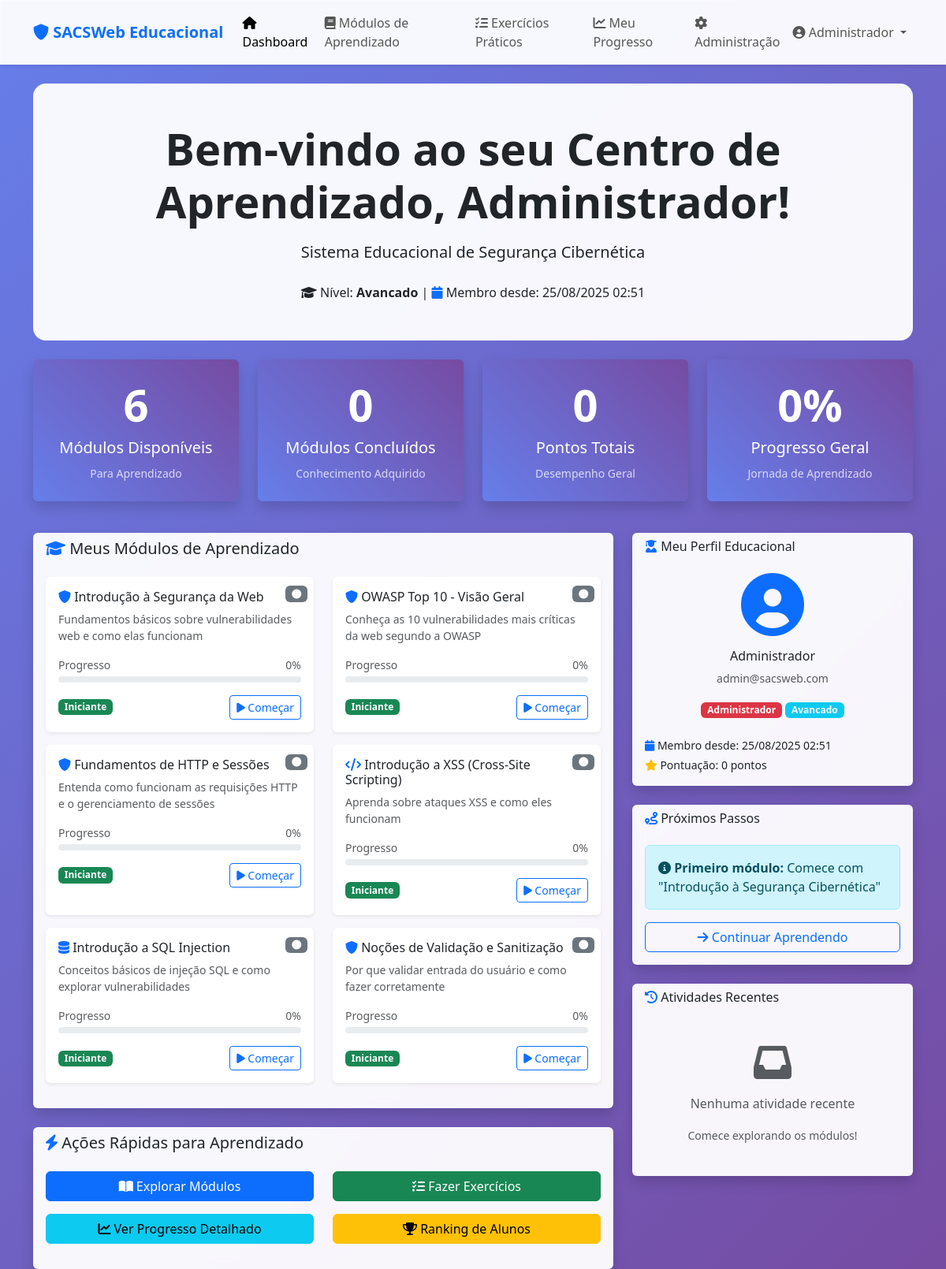
Screenshot of /website/dashboard.php (signed in) with the database file from the repository.
### tables this page shows
CREATE TABLE `usuarios` (
  `id` int(11) NOT NULL AUTO_INCREMENT,
  `nome` varchar(100) NOT NULL,
  `email` varchar(100) NOT NULL,
  `username` varchar(50) NOT NULL,
  `senha_hash` varchar(255) NOT NULL,
  `tipo_usuario` enum('admin','professor','aluno') NOT NULL DEFAULT 'aluno',
  `nivel_conhecimento` enum('iniciante','intermediario','avancado') DEFAULT 'iniciante',
  `data_cadastro` timestamp NOT NULL DEFAULT CURRENT_TIMESTAMP,
  `ultimo_acesso` timestamp NULL DEFAULT NULL,
  `ativo` tinyint(1) NOT NULL DEFAULT 1,
  PRIMARY KEY (`id`),
  UNIQUE KEY `uk_usuarios_email` (`email`),
  UNIQUE KEY `uk_usuarios_username` (`username`)
);

CREATE TABLE `modulos` (
  `id` int(11) NOT NULL AUTO_INCREMENT,
  `titulo` varchar(200) NOT NULL,
  `descricao` text NOT NULL,
  `nivel` enum('iniciante','intermediario','avancado') NOT NULL DEFAULT 'iniciante',
  `tipo_ataque` varchar(100) NOT NULL,
  `conteudo_teorico` longtext NOT NULL,
  `exemplo_pratico` longtext,
  `demonstracao_codigo` longtext,
  `linguagem_codigo` varchar(50) DEFAULT 'php',
  `tempo_estimado` int(11) DEFAULT 30,
  `pontos_maximos` int(11) DEFAULT 100,
  `ordem` int(11) NOT NULL DEFAULT 0,
  `ativo` tinyint(1) NOT NULL DEFAULT 1,
  `data_criacao` timestamp NOT NULL DEFAULT CURRENT_TIMESTAMP,
  PRIMARY KEY (`id`),
  KEY `idx_modulos_ordem` (`ordem`),
  KEY `idx_modulos_ativo` (`ativo`)
);

### website/dashboard.php (the view, shortened to what the rows shown need)
<?php
require_once '../config/config.php';
$user = getCurrentUser();
try {
    $pdo = connectDatabase();
    $stmt = $pdo->prepare("SELECT SUM(pontos_obtidos) as total FROM progresso_usuario WHERE usuario_id = ?");
    $stmt->execute([$user['id']]);
    $pontuacaoTotal = $stmt->fetch()['total'] ?? 0;
    $stmt = $pdo->prepare("
        SELECT m.*, pu.progresso, pu.pontos_obtidos, pu.tempo_gasto, pu.data_inicio
        FROM modulos m
        LEFT JOIN progresso_usuario pu ON m.id = pu.modulo_id AND pu.usuario_id = ?
        WHERE m.ativo = 1
        ORDER BY m.ordem ASC
    ");
    $stmt->execute([$user['id']]);
    $modulos = $stmt->fetchAll();
} catch (PDOException $e) {
    logMessage('Erro ao obter estatísticas do dashboard: ' . $e->getMessage(), 'error');
    $totalModulos = 0;
    $modulosConcluidos = 0;
    $pontuacaoTotal = 0;
    $modulos = [];
    $ultimasAtividades = [];
    $progressoGeral = 0;
}
?>
<!DOCTYPE html>
<html lang="pt-BR">
<head>
    <link href="https://cdn.jsdelivr.net/npm/bootstrap@5.3.7/dist/css/bootstrap.min.css" rel="stylesheet">
    <link href="https://cdnjs.cloudflare.com/ajax/libs/font-awesome/6.0.0/css/all.min.css" rel="stylesheet">
</head>
<body>
    <nav class="navbar navbar-expand-lg bg-glass navbar-light shadow-sm">
        <div class="container">
            <div class="collapse navbar-collapse" id="navbarNav">
                    <?php if (isAdmin()): ?>
                    <li class="nav-item">
                        <a class="nav-link" href="admin.php">
                            <i class="fas fa-cog"></i> Administração
                        </a>
                    </li>
                    <?php endif; ?>
                <div class="navbar-nav">
                    <div class="nav-item dropdown">
                        <a class="nav-link dropdown-toggle" href="#" role="button" data-bs-toggle="dropdown">
                            <i class="fas fa-user-circle"></i> <?= htmlspecialchars($user['nome']) ?>
                        </a>
                    </div>
                </div>
            </div>
        </div>
    </nav>
    <div class="container mt-4">
        <div class="bg-glass rounded-4 p-5 text-center text-dark mb-4">
            <h1 class="display-4 fw-bold mb-3">Bem-vindo ao seu Centro de Aprendizado, <?= htmlspecialchars($user['nome']) ?>!</h1>
            <p class="lead mb-4">Sistema Educacional de Segurança Cibernética</p>
            <div class="row justify-content-center">
                <div class="col-md-6">
                    <p class="mb-0">
                        <i class="fas fa-graduation-cap"></i>
                        Nível: <strong><?= ucfirst($user['nivel_conhecimento']) ?></strong> |
                        <i class="fas fa-calendar text-primary"></i>
                        Membro desde: <?= !empty($user['data_cadastro']) ? formatarData($user['data_cadastro']) : 'Data não disponível' ?>
                    </p>
                </div>
            </div>
        </div>
        <div class="row">
            <div class="col-lg-8">
                <div class="card bg-glass border-0 shadow mb-4">
                    <div class="card-body">
                        <?php if (!empty($modulos)): ?>
                            <div class="row">
                                <?php foreach ($modulos as $modulo): ?>
                                    <?php
                                    $progresso = 0;
                                    $status = 'not-started';
                                    $statusText = 'Não Iniciado';
                                    ?>
                                    <div class="col-md-6 mb-3">
                                        <div class="card module-card h-100 border-0 shadow-sm position-relative">
                                            <div class="position-absolute top-0 end-0 m-2">
                                                <span class="badge bg-<?= $status === 'completed' ? 'success' : ($status === 'in-progress' ? 'warning' : 'secondary') ?>" title="<?= $statusText ?>">
                                                    <i class="fas fa-<?= $status === 'completed' ? 'check' : ($status === 'in-progress' ? 'play' : 'circle') ?>"></i>
                                                </span>
                                            </div>
                                            <div class="card-body">
                                                <h6 class="card-title">
                                                    <i class="fas fa-<?= $modulo['tipo_ataque'] === 'SQL Injection' ? 'database' : ($modulo['tipo_ataque'] === 'XSS' ? 'code' : 'shield-alt') ?> text-primary"></i>
                                                    <?= htmlspecialchars($modulo['titulo']) ?>
                                                </h6>
                                                <p class="card-text small text-muted">
                                                    <?= htmlspecialchars($modulo['descricao']) ?>
                                                </p>
                                                <div class="mb-3">
                                                    <div class="d-flex justify-content-between align-items-center mb-1">
                                                        <small class="text-muted">Progresso</small>
                                                        <small class="text-muted"><?= round($progresso) ?>%</small>
                                                    </div>
                                                    <div class="progress" style="height: 8px;">
                                                    </div>
                                                </div>
                                                <div class="d-flex justify-content-between align-items-center">
                                                    <span class="badge bg-<?= $modulo['nivel'] === 'iniciante' ? 'success' : ($modulo['nivel'] === 'intermediario' ? 'warning' : 'danger') ?>">
                                                        <?= ucfirst($modulo['nivel']) ?>
                                                    </span>
                                                    <a href="modulo.php?id=<?= $modulo['id'] ?>" class="btn btn-sm btn-outline-primary">
                                                        <?php if ($status === 'completed'): ?>
                                                            <i class="fas fa-redo"></i> Revisar
                                                        <?php elseif ($status === 'in-progress'): ?>
                                                            <i class="fas fa-play"></i> Continuar
                                                        <?php else: ?>
                                                            <i class="fas fa-play"></i> Começar
                                                        <?php endif; ?>
                                                    </a>
                                                </div>
                                            </div>
                                        </div>
                                    </div>
                                <?php endforeach; ?>
                            </div>
                        <?php endif; ?>
                    </div>
                </div>
            </div>
            <div class="col-lg-4">
                <div class="card bg-glass border-0 shadow mb-4">
                    <div class="card-body text-center">
                        <div class="mb-3">
                            <i class="fas fa-user-circle fa-5x text-primary"></i>
                        </div>
                        <h6><?= htmlspecialchars($user['nome']) ?></h6>
                        <p class="text-muted small"><?= htmlspecialchars($user['email']) ?></p>
                        <div class="mb-3">
                            <span class="badge bg-<?= $user['tipo_usuario'] === 'admin' ? 'danger' : 'primary' ?> mb-2">
                                <?= $user['tipo_usuario'] === 'admin' ? 'Administrador' : 'Aluno' ?>
                            </span>
                            <span class="badge bg-info">
                                <?= ucfirst($user['nivel_conhecimento']) ?>
                            </span>
                        </div>
                        <div class="text-start small">
                            <p class="mb-1">
                            <i class="fas fa-calendar text-primary"></i>
                            Membro desde: <?= !empty($user['data_cadastro']) ? formatarData($user['data_cadastro']) : 'Data não disponível' ?>
                            </p>
                            <p class="mb-0">
                                <i class="fas fa-star text-warning"></i>
                                Pontuação: <?= $pontuacaoTotal ?> pontos
                            </p>
                        </div>
                    </div>
                </div>
            </div>
        </div>
    </div>
</body>
</html>

### rows the page displays
usuarios: nome "Administrador", nivel_conhecimento "Avancado", data_cadastro "25/08/2025 02:51", email "admin@sacsweb.com"
modulos: titulo "Introdução à Segurança da Web", descricao "Fundamentos básicos sobre vulnerabilidades web e como elas funcionam", progresso "0", nivel "Iniciante"
modulos: titulo "OWASP Top 10 - Visão Geral", descricao "Conheça as 10 vulnerabilidades mais críticas da web segundo a OWASP", progresso "0", nivel "Iniciante"
modulos: titulo "Fundamentos de HTTP e Sessões", descricao "Entenda como funcionam as requisições HTTP e o gerenciamento de sessões", progresso "0", nivel "Iniciante"
modulos: titulo "Introdução a XSS (Cross-Site Scripting)", descricao "Aprenda sobre ataques XSS e como eles funcionam", progresso "0", nivel "Iniciante"
modulos: titulo "Introdução a SQL Injection", descricao "Conceitos básicos de injeção SQL e como explorar vulnerabilidades", progresso "0", nivel "Iniciante"
modulos: titulo "Noções de Validação e Sanitização", descricao "Por que validar entrada do usuário e como fazer corretamente", progresso "0", nivel "Iniciante"

### other values shown
$totalModulos "6"
$modulosConcluidos "0"
$pontuacaoTotal "0"
$progressoGeral "0"
